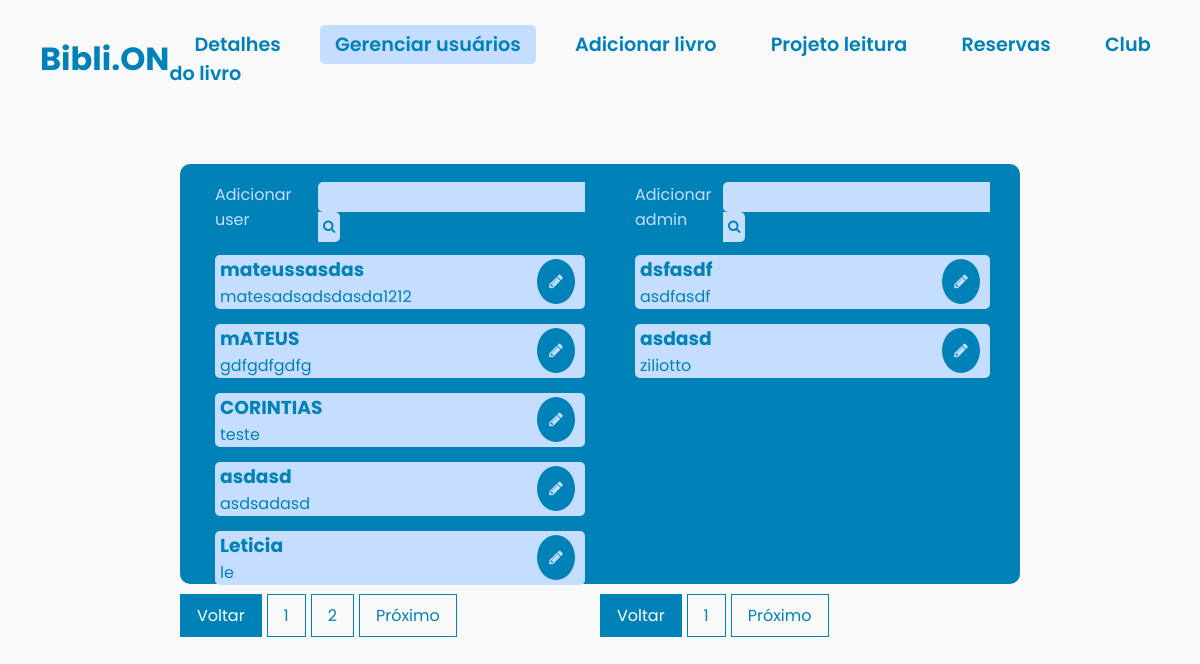
The page /biblioteca/adm/gerenciar.php (signed in) on the database its author committed.
### tables this page shows
CREATE TABLE IF NOT EXISTS `pessoas` (
`id` int(11) unsigned NOT NULL,
  `nome` varchar(255) NOT NULL,
  `user` varchar(255) NOT NULL,
  `email` varchar(255) NOT NULL,
  `senha` varchar(255) NOT NULL
);

CREATE TABLE IF NOT EXISTS `adm` (
`id` int(11) NOT NULL,
  `nome` varchar(255) NOT NULL,
  `usuario` varchar(255) NOT NULL,
  `email` varchar(255) NOT NULL,
  `codigo` int(11) NOT NULL,
  `senha` varchar(255) NOT NULL
);

### biblioteca/adm/gerenciar.php (the view, shortened to what this page needs)
<!DOCTYPE html>
<html>
<head>
    <link rel="stylesheet" type="text/css" href="../css/gerenciar.css">
    <link rel="stylesheet" href="https://stackpath.bootstrapcdn.com/font-awesome/4.7.0/css/font-awesome.min.css">
</head>
<body>
    <header>
        <nav class="navigation">
            <div>
                <h3>Bibli.ON</h3>
            </div>
            <div>
                <a href="menuadm.php">Detalhes</a>
                <a style="background-color: #c5deff;" href="menuadm.php">Gerenciar usuários</a>
                <a href="addlivro.php">Adicionar livro</a>
                <a href="projetolei.php">Projeto leitura</a>
                <a href="reservas.php">Reservas</a>
                <a href="clublivro.php">Club do livro</a>
            </div>
        </nav>
    </header>
    <div>
        <div class="usuarios">
            <div class="container-user">
                <div class="cont-neo">
                    <a href="addusu.php" class="neo">Adicionar user</a>
                    <form class="bun" method="GET" action="">
                        <input class="bun1" type="text" name="search" id="search" class="search-input">
                        <button class="bun2" type="submit" class="search-button"><i class="fa fa-search" aria-hidden="true"></i></button>
                    </form>
                </div>
                <?php
                $servername = "localhost";
                $username = "root";
                $password = "root";
                $dbname = "biblioteca";
                $conn = new mysqli($servername, $username, $password, $dbname);
                $sql = "SELECT * FROM pessoas";
                $result = $conn->query($sql);
                if ($result->num_rows > 0) {
                    while ($row = $result->fetch_assoc()) {
                        echo "<div class='container-user2'>";
                        echo "<div class='users'>";
                        echo "<div class='part1'>";
                        echo "<h3 style='color: #0081B8;'>" . $row["nome"] . "</h3>";
                        echo "<p style='color: #0081B8;'>" . $row["user"] . "</p>";
                        echo "</div>";
                        echo "<a class='txtba' href='edituser.php?id=" . $row["id"] . "' class='user-link'>";
                        echo "<div class='part2'>";
                        echo "<i class='fa fa-pencil' aria-hidden='true'></i>";
                        echo "</div>";
                        echo "</a>";
                        echo "</div>";
                        echo "</div>";
                    }
                }
                ?>
            </div>
            <div class="pagination"></div>
        </div>
    </div>
    <div>
        <div class="usuarios">
            <div class="container-adm">
                <div class="cont-neo">
                    <a href="addadm.php" class="neo">Adicionar admin</a>
                    <form class="bun" method="GET" action="">
                        <input class="bun1" type="text" name="search2" id="search2" class="search-input">
                        <button class="bun2" type="submit" class="search-button"><i class="fa fa-search" aria-hidden="true"></i></button>
                    </form>
                </div>
                <?php
                $servername = "localhost";
                $username = "root";
                $password = "root";
                $dbname = "biblioteca";
                $conn = new mysqli($servername, $username, $password, $dbname);
                $sql = "SELECT * FROM adm";
                $result = $conn->query($sql);
                if ($result->num_rows > 0) {
                    while ($row = $result->fetch_assoc()) {
                        echo "<a class='txtba' href='detaluser.php?id=" . $row["id"] . "' class='user-link'>";
                        echo "<div class='container-adm2'>";
                        echo "<div class='users'>";
                        echo "<div class='part1'>";
                        echo "<h3 style='color: #0081B8;'>" . $row["nome"] . "</h3>";
                        echo "<p style='color: #0081B8;'>" . $row["usuario"] . "</p>";
                        echo "</div>";
                        echo "<a class='txtba' href='editadm.php?id=" . $row["id"] . "' class='user-link'>";
                        echo "<div class='part2'>";
                        echo "<i class='fa fa-pencil' aria-hidden='true'></i>";
                        echo "</div>";
                        echo "</a>";
                        echo "</div>";
                        echo "</div>";
                        echo "</a>";
                    }
                }
                ?>
            </div>
            <div class="pagination2"></div>
        </div>
    </div>
</body>
</html>

### biblioteca/css/gerenciar.css (style rules this page uses)
body { background-color: #f9f9f9; min-height: 100vh; background-repeat: no-repeat; display: flex; justify-content: center; align-items: center; }
* { margin: 0; padding: 0; box-sizing: border-box; font-family: 'Poppins', sans-serif; }
header { position: absolute; top: 0; left: 0; width: 100%; padding: 30px 40px; z-index: 100; }
.navigation a { text-decoration: none; color: #0081B8; padding: 6px 15px; border-radius: 5px; margin: 0 10px; font-weight: 600; font-size: larger; transition: all 0.5s ease; }
.navigation h3 { font-size: 2em; color: #0081B8; pointer-events: none; }
nav { display: flex; align-items: center; justify-content: space-between; }
.container-user { background-color: #0081B8; display: flex; flex-direction: column; min-height: 420px; max-height: 420px; min-width: 420px; max-width: 420px; padding-top: 10px; padding-bottom: 10px; padding-left: 15px; padding-right: 15px; border-radius: 10px 0px 0px 10px; }
.container-adm { background-color: #0081B8; display: flex; flex-direction: column; min-height: 420px; max-height: 420px; min-width: 420px; max-width: 420px; padding-top: 10px; padding-bottom: 10px; padding-left: 10px; padding-right: 30px; border-radius: 10px 0px 0px 10px; }
.users { display: flex; align-items: center; justify-content: space-between; background-color: #c5deff; margin-left: 20px; margin-bottom: 12px; margin-top: 3px; max-height: auto; padding-left: 5px; padding-right: 10px; border-radius: 5px; transition: transform 0.5s; }
.usuarios a { text-decoration: none; }
.container-adm { background-color: #0081B8; display: flex; flex-direction: column; min-height: 420px; max-height: 420px; min-width: 420px; max-width: 420px; padding-top: 10px; padding-bottom: 10px; padding-left: 15px; border-radius: 0px 10px 10px 0px; }
.cont-neo { display: flex; justify-content: space-between; padding: 10px; padding-left: 20px; padding-right: 0px; padding-top: 8px; }
.neo { color: #c5deff; transition: all 0.5s; }
.part2 { background-color: #0081B8; padding-left: 12px; padding-right: 12px; padding-top: 10px; padding-bottom: 10px; border-radius: 50%; color: #c5deff; }
.bun1 { background-color: #c5deff; padding: 5px; border: none; border-top-left-radius: 5px; border-bottom-left-radius: 5px; }
.bun2 { background-color: #c5deff; color: #0081B8; border: none; padding: 5px; border-radius: 5px; border-top-left-radius: 0px; border-bottom-left-radius: 0px; }

### biblioteca/adm/gerenciar.php (style rules this page uses)
.pagination { margin-top: 10px; }
.pagination2 { margin-top: 10px; }

### rows shown on the page
pessoas: nome "mateussasdas", user "matesadsadsdasda1212"
pessoas: nome "mATEUS", user "gdfgdfgdfg"
pessoas: nome "CORINTIAS", user "teste"
pessoas: nome "asdasd", user "asdsadasd"
pessoas: nome "Leticia", user "le"
adm: nome "dsfasdf", usuario "asdfasdf"
adm: nome "asdasd", usuario "ziliotto"
